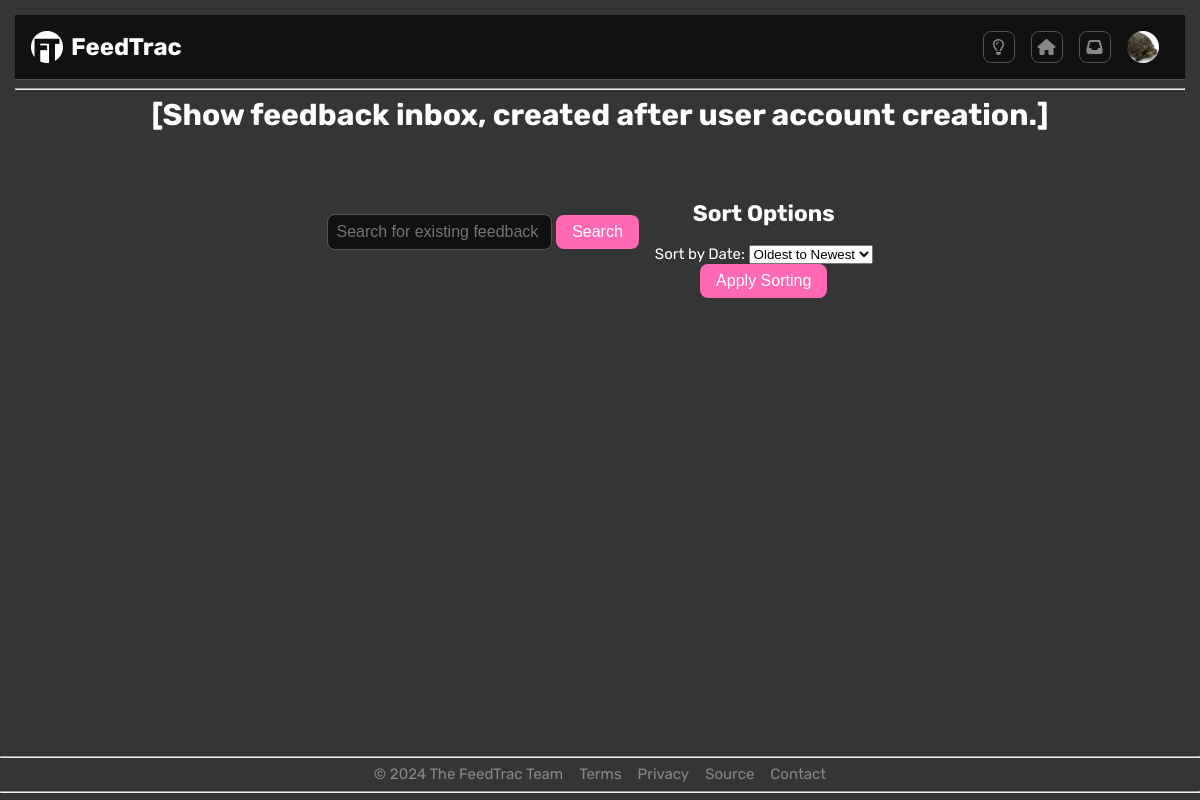
Page /Website/inbox.php (signed in) on the earlier database version.
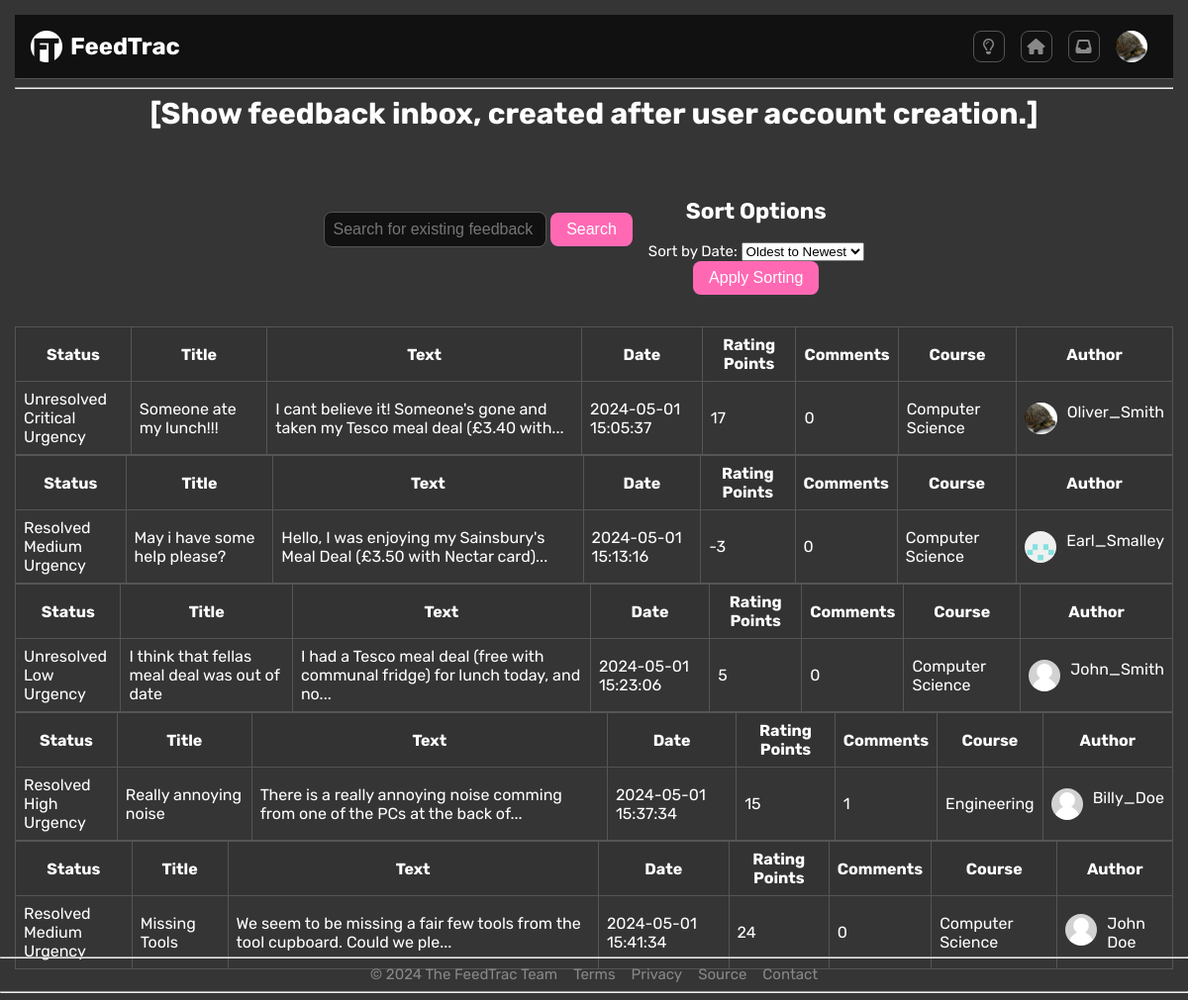
Same page on the later database version.
### tables this page shows
CREATE TABLE `feedback` (
  `feedbackID` int(10) UNSIGNED NOT NULL,
  `userID` int(10) UNSIGNED NOT NULL,
  `roomID` int(10) UNSIGNED DEFAULT NULL,
  `date` datetime NOT NULL DEFAULT current_timestamp(),
  `modifiedDate` datetime NOT NULL COMMENT 'The last date this feedback was interracted with',
  `urgency` varchar(10) NOT NULL COMMENT 'Low - 0\r\nMedium - 1\r\nHigh - 2\r\nCritical - 3',
  `resolved` tinyint(1) NOT NULL COMMENT 'Unresolved - 0\r\nResolved - 1',
  `closed` tinyint(1) NOT NULL,
  `title` varchar(50) NOT NULL,
  `text` varchar(500) NOT NULL,
  `ratingPoints` int(11) NOT NULL
);

CREATE TABLE `course` (
  `courseID` int(10) UNSIGNED NOT NULL,
  `departmentID` int(10) UNSIGNED NOT NULL,
  `name` varchar(30) NOT NULL
);

CREATE TABLE `user` (
  `userID` int(10) UNSIGNED NOT NULL,
  `courseID` int(10) UNSIGNED NOT NULL,
  `email` varchar(50) NOT NULL,
  `username` varchar(25) NOT NULL,
  `passwordHash` varchar(255) NOT NULL,
  `fName` varchar(25) NOT NULL,
  `lName` varchar(25) NOT NULL,
  `yearOfStudy` tinyint(10) UNSIGNED DEFAULT NULL,
  `pronouns` varchar(10) DEFAULT NULL,
  `position` varchar(25) NOT NULL,
  `activeAccount` tinyint(1) NOT NULL DEFAULT 1,
  `sub` tinyint(1) NOT NULL DEFAULT 1,
  `alert` smallint(5) UNSIGNED NOT NULL DEFAULT 0,
  `accountDate` datetime NOT NULL DEFAULT current_timestamp()
);

### Website/classes/Database.class.php (called while the page is built, shortened)
<?php
class Database{
    protected $dbhost = "localhost";
    protected $dbuser = "root";
    protected $dbpass = "";
    protected $dbname = "feedtracdb";
    protected function connect()
    {
        $this->con = new mysqli($this->dbhost, $this->dbuser, $this->dbpass, $this->dbname);
        return $this->con;
    }
    protected function empty_input_check(...$inputs){
        return false;
    }
}

### Website/classes/Login.class.php (called while the page is built, shortened)
<?php
class Login extends Database {
    protected function get_user_data(){
        if(isset($_SESSION['userID'])){
            $stmt = $this->connect()->prepare("SELECT * FROM user WHERE userID = ?  limit 1");
            if(!$stmt->execute([$_SESSION['userID']])){
                header("location: login.php?error=BadSQLQuery");
                exit();
            }
            $result = $stmt->get_result();
            if(mysqli_num_rows($result) > 0){
                $user_data = $result -> fetch_assoc();
                return $user_data;
            }
        }
        die;
    }
}

### Website/classes/LoginContr.class.php (called while the page is built, shortened)
<?php
class LoginContr extends Login {
    public function force_login(){
        $user_data = $this->get_user_data();
        if ($user_data){
            return $user_data;
        }
        die;
    }
}

### Website/classes/Feedback.class.php (called while the page is built, shortened)
<?php
class Feedback extends Database
{
    protected function get_user($feedbackID)
    {
        $stmt = $this->connect()->prepare(" SELECT
                                                user.userID,
                                                username,
                                                fname,
                                                lname,
                                                yearOfStudy,
                                                course.name AS name,
                                                pronouns,
                                                position,
                                                name
                                            FROM
                                                user
                                            JOIN
                                                feedback
                                            ON
                                                user.userID = feedback.userID
                                            JOIN
                                                course
                                            ON
                                                user.courseID = course.courseID
                                            WHERE
                                                feedbackID = ?");
        if (!$stmt->execute([$feedbackID])) {
            header("location: feedback.php?error=BadSQLQuery");
            exit();
        }
        $results = $stmt->get_result()->fetch_assoc();
        return $results;
    }
    protected function get_all_rows_inbox($dateTime)
    {
        $stmt = $this->connect()->prepare("SELECT
                                                feedback.feedbackID,
                                                resolved,
                                                urgency,
                                                title,
                                                feedback.text,
                                                feedback.date,
                                                feedback.ratingPoints,
                                                COUNT(commentID) as number_of_comments
                                            FROM
                                                feedback
                                            LEFT JOIN
                                                comment
                                            ON
                                                feedback.feedbackID = comment.feedbackID
                                            WHERE
                                                feedback.date > ?
                                            GROUP BY
                                                feedback.feedbackID;");
        if (!$stmt->execute([$dateTime])) {
            header("location: feedback.php?error=BadSQLQuery");
            exit();
        }
        $results = $stmt->get_result()->fetch_all(MYSQLI_ASSOC);
        return $results;
    }
}

### Website/classes/FeedbackView.class.php (called while the page is built, shortened)
<?php
class FeedbackView extends Feedback {
     public function get_inbox_feedback($dateTime){
        return $this->get_all_rows_inbox($dateTime);
    }
   public function get_user_info($feedbackID){
       return $this->get_user($feedbackID);
   }
}

### Website/scripts/functions.php (called while the page is built, shortened)
<?php
$get_urgency_string = array(
     "Low",
     "Medium",
     "High",
     "Critical"
 );
 $get_resolved_string = array(
     "Unresolved",
     "Resolved",
 );
function shorten($string, $maxLength) {
     if (strlen($string) > $maxLength) {
          $string = substr($string, 0, $maxLength) . '...';
     }
     return $string;
}

### Website/inbox.php (the view, shortened to what the rows shown need)
<?php
include("classes/Database.class.php");
include("classes/login.class.php");
include("classes/LoginContr.class.php");
include("classes/Feedback.class.php");
include("classes/FeedbackView.class.php");
include("scripts/functions.php");
$Login_Controller = new LoginContr();
$user_data = $Login_Controller->force_login();
$Feedback_View = new FeedbackView($user_data['userID']);
$dateTime=$user_data["accountDate"];;
?>
<!DOCTYPE html>
<html lang="en-gb">
<head>
    <link rel="stylesheet" href="stylesheets/main.css">
</head>
<body>
    <?php include("header.php"); ?>
    <main>
        <h1>[Show feedback inbox, created after user account creation.]</h1>
        <div class="index-main">
            <div class="index-header">
                <div class="sort-box">
                    <h2>Sort Options</h2>
                </div>
            </div>
            <?php
                    if ($_SERVER["REQUEST_METHOD"] == "POST" && isset($_POST['action']) && $_POST['action'] == 'search') {
                        $searchTerm = $_POST['searchTerm'];
                        $feedbackRows = $Feedback_View->search_Feedback($searchTerm);
                        if (empty($searchTerm)) {
                            $feedbackRows = $Feedback_View->get_inbox_feedback($dateTime);
                        }
                        else if (empty($feedbackRows)) {
                            echo "<i>No results found for '$searchTerm'</i>";
                        }
                    } else {
                        $feedbackRows = $Feedback_View->get_inbox_feedback($dateTime);
                    }
                    foreach ($feedbackRows as $row) {
                        $userInfo = $Feedback_View->get_user_info($row['feedbackID']);
                    ?>
            <div class="table" class="center">
                <table>
                    <tr>
                        <th>Status</th>
                        <th>Title</th>
                        <th>Text</th>
                        <th>Date</th>
                        <th>Rating Points</th>
                        <th>Comments</th>
                        <th>Course</th>
                        <th>Author</th>
                    </tr>
                        <tr class="clickable-row" data-href="feedback.php">
                            <td>
                                <?php echo  $get_resolved_string[$row['resolved']] . "<br>"
                                    . $get_urgency_string[$row['urgency']] . " Urgency";
                                ?>
                            </td>
                            <td><?php echo shorten($row['title'], 50); ?></td>
                            <td><?php echo shorten($row['text'], 75); ?></td>
                            <td><?php echo $row['date']; ?></td>
                            <td><?php echo $row['ratingPoints']; ?></td>
                            <td><?php echo $row['number_of_comments']; ?></td>
                            <td><?php echo $userInfo['name'] ?></td>
                            <td href="profile.php">
                                <div style="display: flex;">
                                    <img style="margin-right: 10px;" class="avatar" src="<?php
                                                                                            $userID = $userInfo['userID'];
                                                                                            $jpg_path = "assets/profile-pictures/user-$userID.jpg";
                                                                                            $png_path = "assets/profile-pictures/user-$userID.png";
                                                                                            if (file_exists($jpg_path)) {
                                                                                                echo $jpg_path;
                                                                                            } elseif (file_exists($png_path)) {
                                                                                                echo $png_path;
                                                                                            } else {
                                                                                                echo "assets/profile-pictures/user-default.jpg";
                                                                                            } ?>" alt="User Avatar" height="32" href="profile.php">
                                    <a href="profile.php"> <?php echo $userInfo['username']; ?> </a>
                                </div>
                            </td>
                        </tr>
                    <?php
                    }
                    ?>
                </table>
            </div>
        </div>
    </main>
</body>
</html>

Differences in the rows shown:
now on this page (row edited): feedback: resolved "Unresolved", urgency "Critical", title "Someone ate my lunch!!!", text "I cant believe it! Someone's gone and taken my Tesco meal deal (£3.40 with...", date "2024-05-01 15:05:37", ratingPoints "17", number_of_comments "0", course.name "Computer Science", shows a picture, userID.username "Oliver_Smith"
now on this page (row edited): feedback: resolved "Resolved", urgency "Medium", title "May i have some help please?", text "Hello, I was enjoying my Sainsbury's Meal Deal (£3.50 with Nectar card)...", date "2024-05-01 15:13:16", ratingPoints "-3", number_of_comments "0", course.name "Computer Science", shows a picture, userID.username "Earl_Smalley"
now on this page (row edited): feedback: resolved "Unresolved", urgency "Low", title "I think that fellas meal deal was out of date", text "I had a Tesco meal deal (free with communal fridge) for lunch today, and no...", date "2024-05-01 15:23:06", ratingPoints "5", number_of_comments "0", course.name "Computer Science", userID.username "John_Smith"
now on this page (row edited): feedback: resolved "Resolved", urgency "High", title "Really annoying noise", text "There is a really annoying noise comming from one of the PCs at the back of...", date "2024-05-01 15:37:34", ratingPoints "15", number_of_comments "1", course.name "Engineering", userID.username "Billy_Doe"
now on this page (row edited): feedback: resolved "Resolved", urgency "Medium", title "Missing Tools", text "We seem to be missing a fair few tools from the tool cupboard. Could we ple...", date "2024-05-01 15:41:34", ratingPoints "24", number_of_comments "0", course.name "Computer Science", userID.username "John Doe"
